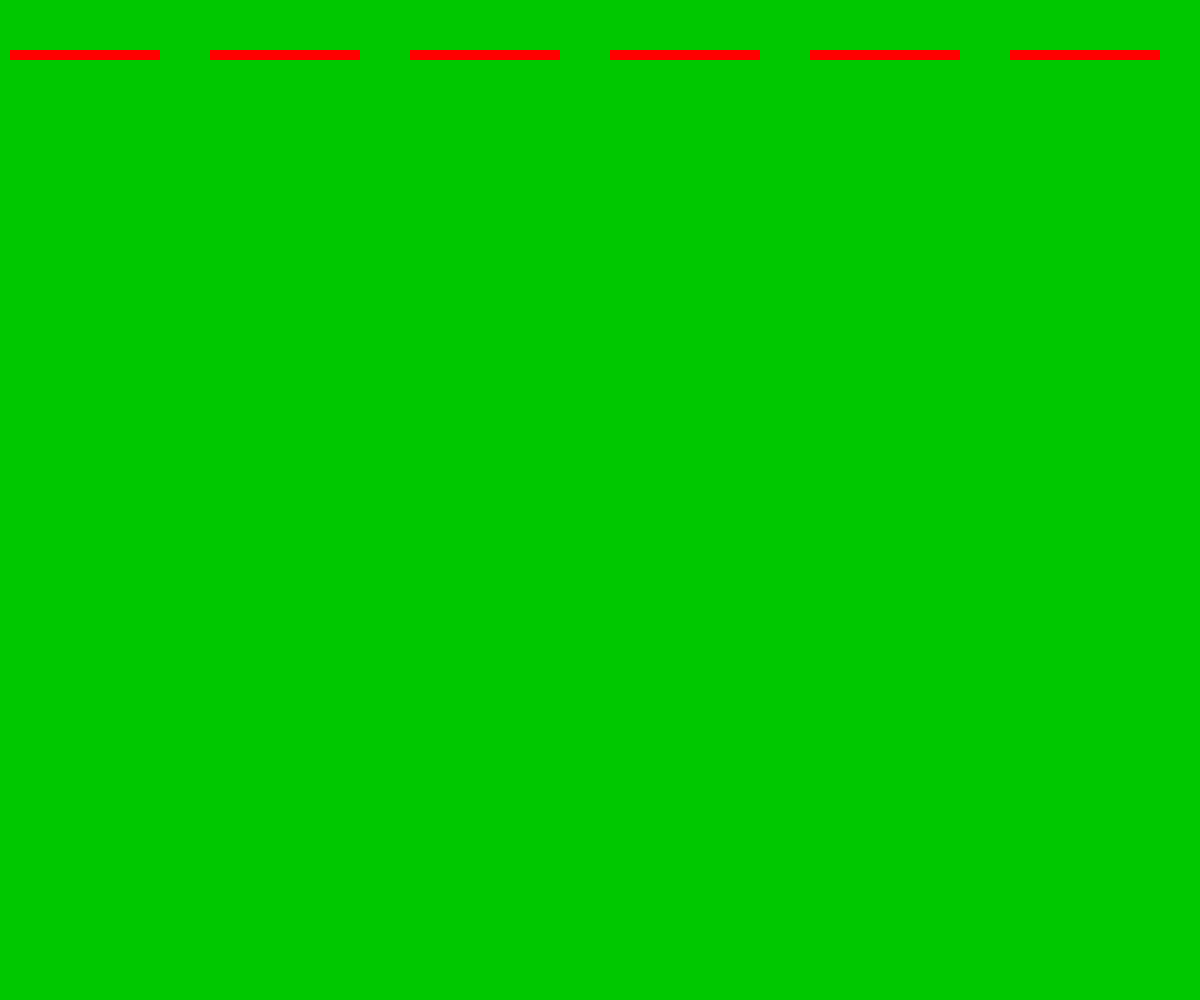
Frame 1 (no input)
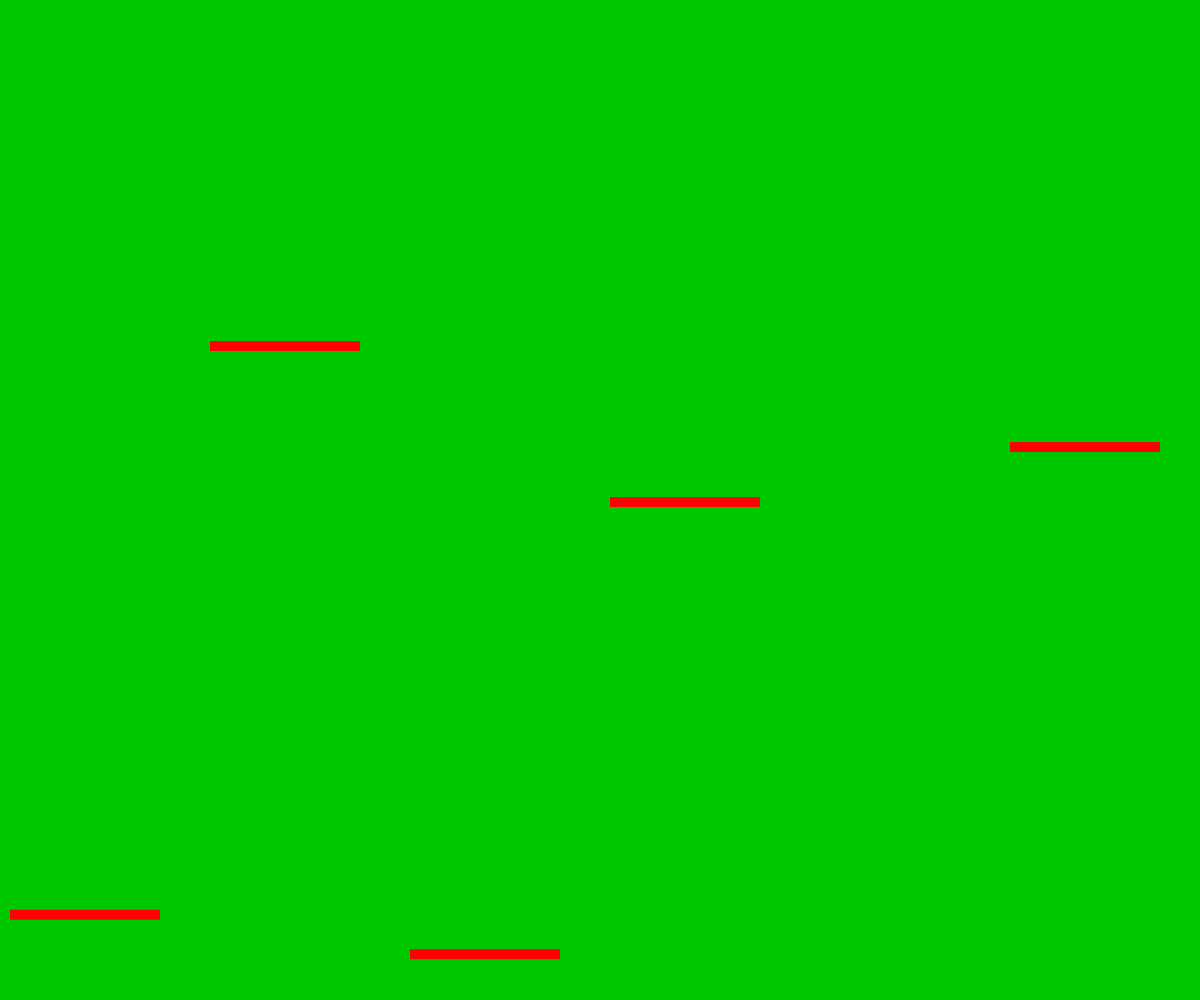
Frame 60 (no input)
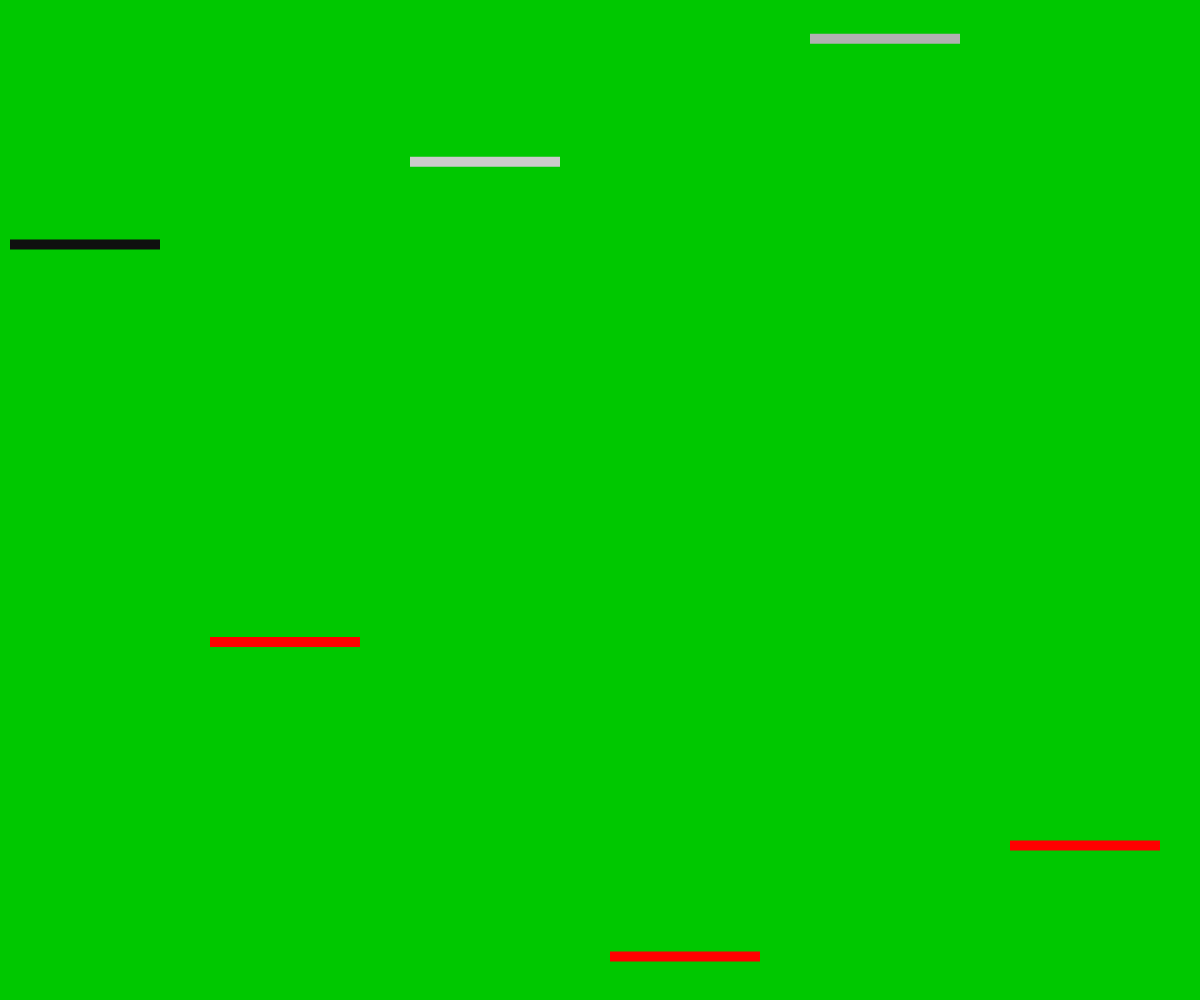
Frame 120 (the mouse pressed at the canvas centre since frame 60)

The p5.js sketch that drew these frames (run headless with seeded random() and noise() and a simulated clock; from frame 60 on, the mouse is pressed at the canvas centre):

// p5.js sketch
// ── sketch.js
// global variables
let lane = [] ;
let color = 'red';
let numLanes = 10 ;
let y = 50 ;
let w = 150 ;
let h = 10 ;
let down = [] ;

// setup
function setup() {
  createCanvas(windowWidth, windowHeight);
  //add the bars across the x axis
  for (let i = 0; i < numLanes; i++) {
      let x = 10 + 200 * i;
      lane[i] = new Lanes(x, y, w, h, color);
}
}



function draw() {
  background(0, 200, 0);
  for (let i = 0; i < lane.length; i++){
//incorporate the functions
  lane[i].show();
  lane[i].move();
  lane[i].edgeCheck();

}
}



class Lanes {
  constructor( x, y, w, h, color) {
  this.x = x ;
  this.y = y ;
  this.w = w ;
  this.h = h ;
  this.color = color ;
  //direction
  this.deltaY = random(1, 20);

}

show() {
  noStroke();
  fill(this.color);
  //create rectangle
  rect(this.x, this.y, this.w, this.h);
}

move() {
  //create a directional element
 this.y += this.deltaY;
}

edgeCheck() {
  //make sure if the bars reach any of the edges, the direction and color will change.
  if (this.y >= height || this.y <= 0) {
    this.deltaY *= -1;
    this.color = random(0, 255, 0);  
  }

}

}
